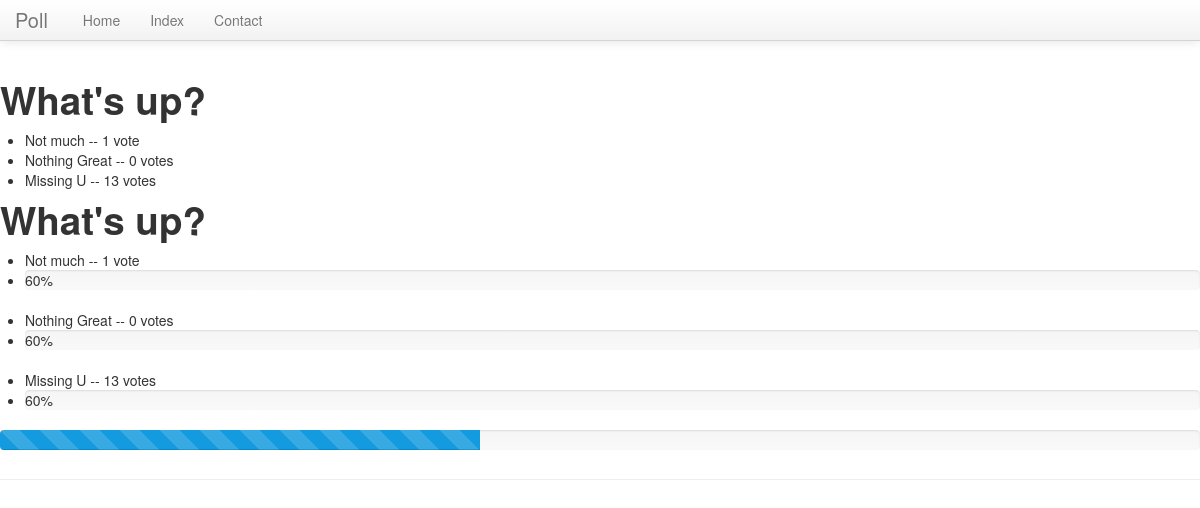
The page /polls_app/1/results/ on the database as committed earlier.
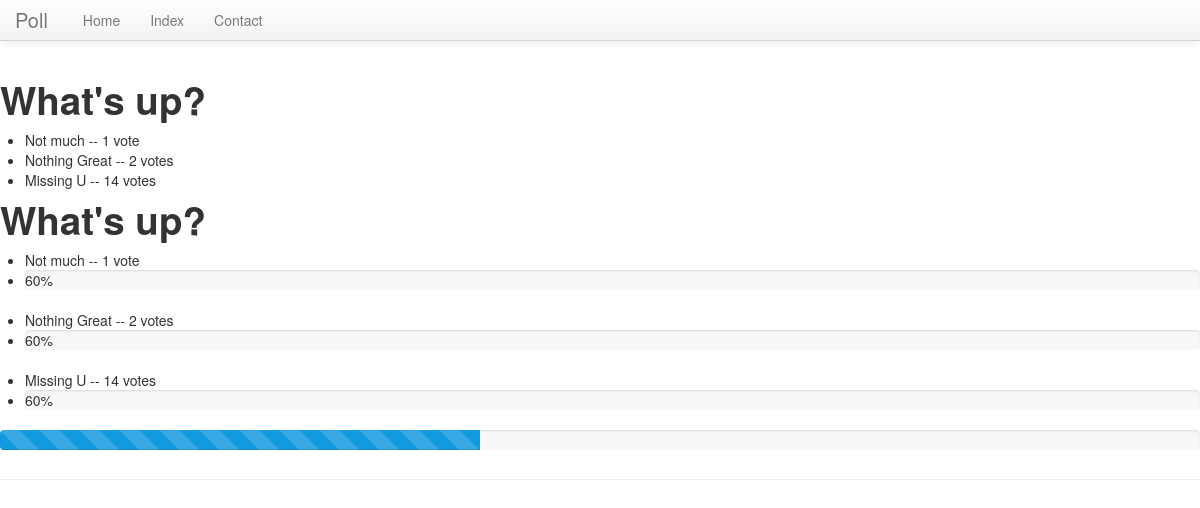
The same page on the database as committed later.
### polls_app/models.py (models this page shows, shortened)
class Choice(models.Model):
    poll = models.ForeignKey(Poll)
    choice_text = models.CharField(max_length = 200)
    votes = models.IntegerField(default = 0)

### polls_app/views.py (the view)
# urls.py: url(r'^(?P<pk>\d+)/results/$', views.ResultView.as_view(), name='results'),
class ResultView(generic.DetailView):
    model = Poll
    template_name = 'results.html'

### templates/results.html (shortened to what this page needs)
{% load staticfiles %}
<!DOCTYPE html>
<html lang="en">
  <head>
    <link href="/static/css/bootstrap.min.css" rel="stylesheet">
  </head>
</html>
<html lang="en">
  <head>
    <link href="{{STATIC_URL}}css/bootstrap.css" rel="stylesheet">
    <link href="{{STATIC_URL}}css/bootstrap-responsive.css" rel="stylesheet">
  </head>
  <body>
    <div class="navbar navbar-default navbar-fixed-top">
      <div class="navbar-inner">
        <div class="container">
          <a class="brand" href="/">Poll</a>
          <div class="nav-collapse collapse">
            <ul class="nav">
              <li><a href="/">Home</a></li>
              <li><a href="{% url 'polls:index'  %}">Index</a></li>
              <li><a href="#contact">Contact</a></li>
            </ul>
          </div>
        </div>
      </div>
    </div>
    <div class="page-header">
        <h1>{{ poll.question }}</h1>
<ul>
{% for choice in poll.choice_set.all %}
    <li>{{ choice.choice_text }} -- {{ choice.votes }} vote{{ choice.votes|pluralize }}</li>
{% endfor %}
</ul>
<h1>{{ poll.question }}</h1>
<ul>
{% for choice in poll.choice_set.all %}
    <li>{{ choice.choice_text }} -- {{ choice.votes }} vote{{ choice.votes|pluralize }}</li>
    <li><div class="progress">
  <div class="progress-bar" role="progressbar" aria-valuenow="60" aria-valuemin="0" aria-valuemax="100" style="width: 60%;">
    60%
  </div>
</div></li>
{% endfor %}
</ul>
        <div class="progress progress-striped active">
  <div class="bar" style="width: 40%;"></div>
</div>
    </div>
  </body>
</html>

Rows that differ between the two databases and show on the page:
changed Choice "Nothing Great": votes "0" → "2"
changed Choice "Missing U": votes "13" → "14"
